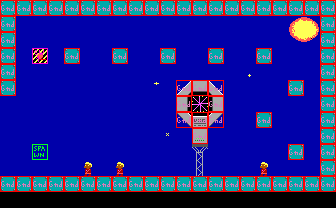

A level layout from a 2D game, rendered from its tile map. Below: a short description, then the map file with its tile-grid data intact:
An orthogonal 21x13 tile map with 16x16 px tiles, 2 tile layers (bg, col), 2 tilesets and 1 object (text).

<map version="1.5" tiledversion="1.5.0" orientation="orthogonal" renderorder="right-down" width="21" height="13" tilewidth="16" tileheight="16" infinite="0" nextlayerid="4" nextobjectid="35">
 <tileset firstgid="1" source="tileset.tsx" />
 <tileset firstgid="241" source="obj.tsx" />
 <layer id="1" name="bg" width="21" height="13">
  <data encoding="csv">
41,41,41,41,41,41,41,41,41,41,41,41,41,41,41,41,41,41,41,41,41,
41,45,45,45,45,45,45,45,45,45,45,45,45,45,45,45,45,45,1,2,41,
41,45,45,45,45,45,45,45,45,45,45,45,45,45,45,45,45,45,21,22,41,
41,45,137,45,41,45,45,41,45,45,41,45,45,41,45,45,41,45,45,45,41,
41,45,45,45,45,45,45,45,45,45,45,45,45,45,45,24,45,45,45,45,41,
41,45,45,45,45,45,45,45,45,3,45,111,132,113,45,45,45,45,41,45,41,
45,45,45,45,45,45,45,45,45,45,45,151,152,153,45,45,45,45,45,45,41,
45,45,45,45,45,45,45,45,45,45,45,191,172,193,45,45,41,45,45,45,41,
45,45,45,45,45,45,45,45,45,45,23,45,192,45,45,45,45,45,45,45,41,
45,45,45,45,45,45,45,45,45,45,45,45,76,45,45,45,45,45,41,45,41,
45,45,45,45,45,200,45,200,45,45,45,45,96,45,45,45,200,45,45,45,41,
41,41,41,41,41,41,41,41,41,41,41,41,41,41,41,41,41,41,41,41,41,
18,18,18,18,18,18,18,18,18,18,18,18,18,18,18,18,18,18,18,18,18
</data>
 </layer>
 <layer id="2" name="col" width="21" height="13">
  <data encoding="csv">
242,242,242,242,242,242,242,242,242,242,242,242,242,242,242,242,242,242,242,242,242,
242,241,241,241,241,241,241,241,241,241,241,241,241,241,241,241,241,241,241,241,242,
242,241,241,241,241,241,241,241,241,241,241,241,241,241,241,241,241,241,241,241,242,
242,241,251,241,242,241,241,242,241,241,242,241,241,242,241,241,242,241,241,241,242,
242,241,241,241,241,241,241,241,241,241,241,241,241,241,241,241,241,241,241,241,242,
242,241,241,241,241,241,241,241,241,241,241,242,242,242,241,241,241,241,242,241,242,
241,241,241,241,241,241,241,241,241,241,241,242,241,242,241,241,241,241,241,241,242,
241,241,241,241,241,241,241,241,241,241,241,242,242,242,241,241,242,241,241,241,242,
241,241,241,241,241,241,241,241,241,241,241,241,242,241,241,241,241,241,241,241,242,
241,241,243,241,241,241,241,241,241,241,241,241,241,241,241,241,241,241,242,241,242,
241,241,241,241,241,241,241,241,241,241,241,241,241,241,241,241,241,241,241,241,242,
242,242,242,242,242,242,242,242,242,242,242,242,242,242,242,242,242,242,242,242,242,
241,241,241,241,241,241,241,241,241,241,241,241,241,241,241,241,241,241,241,241,241
</data>
 </layer>
 <objectgroup id="3" name="obj">
  <object id="34" name="ScientistText" type="text" x="47.7895" y="117.076" width="124.943" height="38.5435">
   <properties>
    <property name="string_id" type="int" value="24" />
   </properties>
  </object>
 </objectgroup>
</map>
